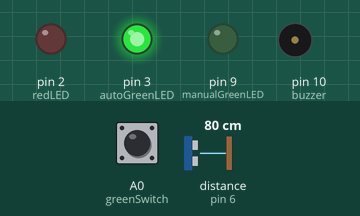
Bench run of a sketch on a simulated Arduino Uno, built with avr-gcc and run on an emulated ATmega328P. On the bench: output pins drawn as LEDs (lit = HIGH), buzzer (waves = sounding). Wiring (inferred from the names in the program): ultrasonic range finder: trigger pin 5; echo pin 6. Inputs (shaded band) come from the test bench; at power-on: A0 (greenSwitch) LOW, distance to the obstacle (sensor on pin 6) 80 cm. The echo pulse lasts 58.3 µs per cm; pins used as bus, display or sensor lines are not drawn.

Above: at 1.2 s.
1.3 s: A0 (greenSwitch) pulled HIGH for 0.15 s
At 2.45 s:
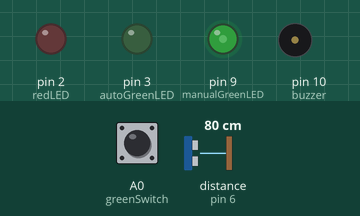
4.4 s: A0 (greenSwitch) pulled HIGH for 1 s
At 6.6 s:
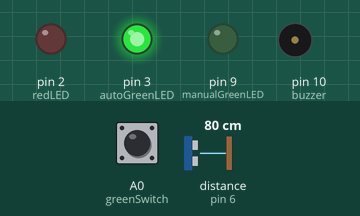
6.9 s: distance to the obstacle (sensor on pin 6) set to 13 cm
8.4 s: distance to the obstacle (sensor on pin 6) set to 10 cm
At 8.9 s:
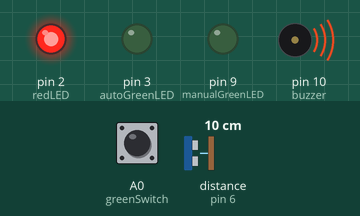
9.9 s: distance to the obstacle (sensor on pin 6) set to 18 cm
At 11.1 s:
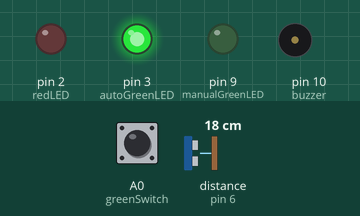
11.4 s: distance to the obstacle (sensor on pin 6) set to 2 cm
At 12.4 s:
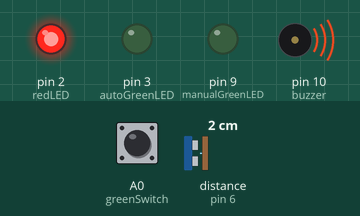
Timing chart, 0 to 13.9 s (numbered marks = the images above; inputs shaded):
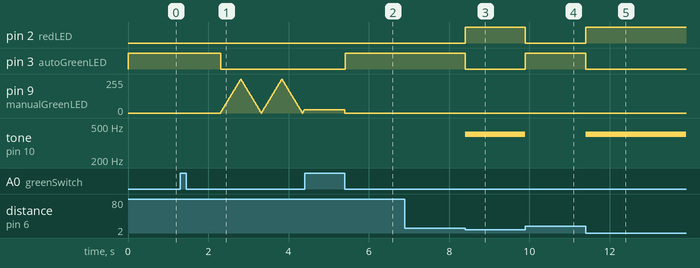

The sketch:

MAR_30.ino
```cpp
/*
   INTRO TO IM

   MAR 30, 2021
   Ayush Pandey

   Using Ultrasonic Distance Sensor to build a simulation of collision-detector

   Instructions:
   The project has two modes - Manual and Automatic.
   In Manual mode, there will be no effect of the sensor. You will only see a green light fading (that means it's all upon you to control the vehicle)
   In Automatic mode, you'll see a green light if there are no collisions ahead. Otherwise, a red light will show up and buzzer will be triggered.
*/

const int buzzer = 10;    // pin for Buzzer

const int trig = 5;       // trig pin of HC-SR04
const int echo = 6;       // echo pin of HC-SR04

const int redLED = 2;           // red light for auto mode
const int autoGreenLED = 3;     // green light for auto mode
const int manualGreenLED = 9;   // green light for manual mode

int brightness = 0;       // for brightness of fading green light
int fadeAmount = 5;       // increment amount of fading green light

const int greenSwitch = A0;  // pin for switch that changes modes

bool automatic = true;      // state variable for mode

void setup() {
  // setting pin modes
  pinMode(buzzer, OUTPUT);

  pinMode(trig, OUTPUT);
  pinMode(echo, INPUT);

  pinMode(redLED, OUTPUT);
  pinMode(autoGreenLED, OUTPUT);
  pinMode(manualGreenLED, OUTPUT);

  pinMode(greenSwitch, INPUT);
}

void loop() {
  // if the switch is pressed, change mode from automatic <-> manual
  if (digitalRead(greenSwitch) == HIGH) {
    automatic = !automatic;
    delay(1000);
  }

  if (automatic) {
    digitalWrite(manualGreenLED, LOW);

    // getting distance in cms
    int distance = getDistance();

    if (distance > 10) {    // if distance is more than 10cm, no buzzer, green light
      noTone(buzzer);

      digitalWrite(autoGreenLED, HIGH);
      digitalWrite(redLED, LOW);
    } else {              // if distance is less than 10cm, trigger buzzer, show red light
      tone(buzzer, 400);

      digitalWrite(autoGreenLED, LOW);
      digitalWrite(redLED, HIGH);
    }
  } else {
    // in manual mode, the green light fades (just so the driver knows it's in manual mode)
    greenFade();
  }
}

// function to get distance from the Ultrasonic Distance Sensor
int getDistance() {
  digitalWrite(trig, LOW);   // for safety
  delayMicroseconds(2);

  digitalWrite(trig, HIGH);   // sending an 8-cycle sonic burst from trig
  delayMicroseconds(10);      // for 10 microseconds
  digitalWrite(trig, LOW);

  // reading pulse on echo so we get the duration between sound wave striking on an object and returning back
  int duration = pulseIn(echo, HIGH);

  // distance = (time taken from sending wave and returning back) * (speed of sound in centimeters/microseconds) / 2
  // [1/2 because sending and receiving means double the duration]
  int distance = duration * 0.034 / 2;

  return distance;
}

// function to handle fade of green light
void greenFade() {
  digitalWrite(redLED, LOW);
  digitalWrite(autoGreenLED, LOW);
  noTone(buzzer);

  // incrementing brightness
  brightness = brightness + fadeAmount;

  // switching increment along the value constraints
  if (brightness <= 0 || brightness >= 255) {
    fadeAmount = -fadeAmount;
  }

  analogWrite(manualGreenLED, brightness);
  delay(10);
}
```

Measured:
- the behaviour switches between 12 and 11 cm on distance to the obstacle (sensor on pin 6) (found by bisection; images 2 and 3)
- after the input at 4.4 s, pin 3 (autoGreenLED): LOW → HIGH after 1.0 s
- after the input at 6.9 s, every drawn part: stays the same
- after the input at 8.4 s, pin 2 (redLED): LOW → HIGH at once; pin 3 (autoGreenLED): HIGH → LOW at once; tone on pin 10 (buzzer): silent → 400 Hz at once
- after the input at 9.9 s, pin 2 (redLED): HIGH → LOW at once; pin 3 (autoGreenLED): LOW → HIGH at once; tone on pin 10 (buzzer): 400 Hz → silent at once
- after the input at 11.4 s, pin 2 (redLED): LOW → HIGH at once; pin 3 (autoGreenLED): HIGH → LOW at once; tone on pin 10 (buzzer): silent → 400 Hz at once
